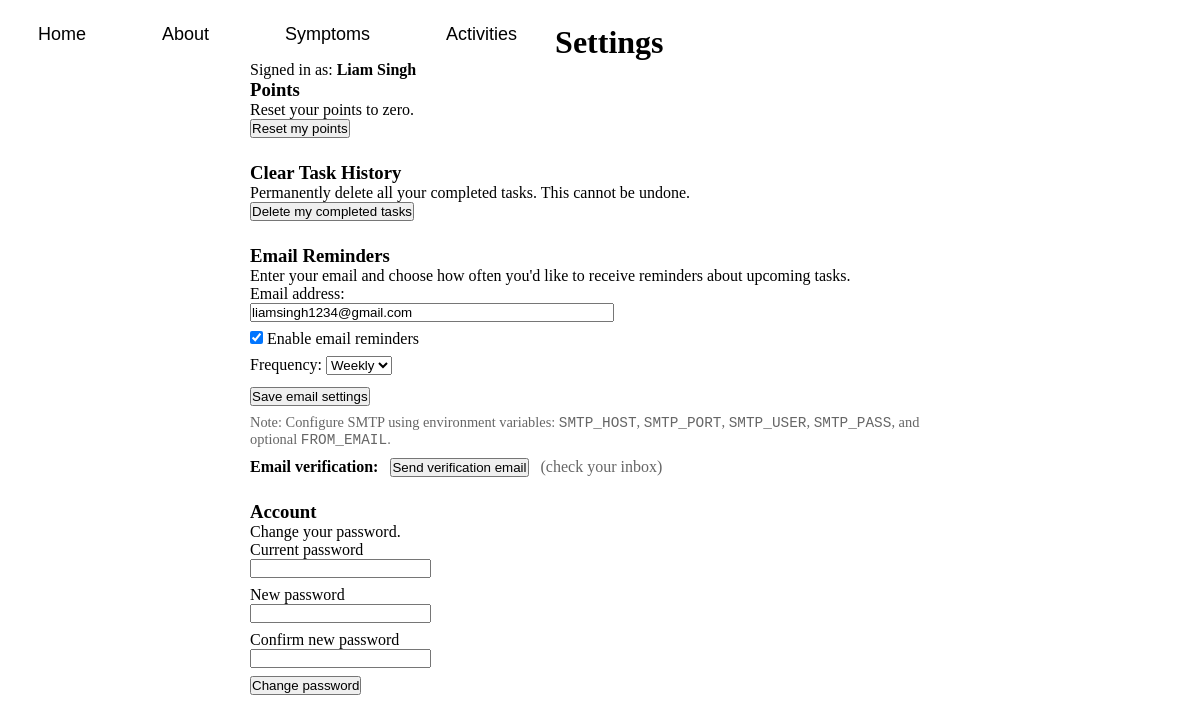
The app's page /settings (signed in) with its own data.
### tables this page shows
CREATE TABLE users (
            id INTEGER PRIMARY KEY AUTOINCREMENT,
            username TEXT UNIQUE,
            password TEXT
        , points INTEGER DEFAULT 0, role TEXT DEFAULT 'child', parent_username TEXT, email TEXT, reminders_enabled INTEGER DEFAULT 0, reminder_frequency TEXT DEFAULT 'weekly', email_verified INTEGER DEFAULT 0);

### app.py (the view)
@app.route('/settings')
def settings():
    username = session.get('user') if session else None
    email = None
    reminders_enabled = 0
    reminder_frequency = 'weekly'
    email_verified = 0
    if username:
        conn = get_db_conn()
        c = conn.cursor()
        c.execute("PRAGMA table_info(users)")
        cols = [r[1] for r in c.fetchall()]
        if 'email' in cols:
            c.execute("SELECT email, reminders_enabled, reminder_frequency, email_verified FROM users WHERE username = ?", (username,))
            row = c.fetchone()
            if row:
                email = row['email']
                reminders_enabled = row['reminders_enabled'] or 0
                reminder_frequency = row['reminder_frequency'] or 'weekly'
                email_verified = row['email_verified'] or 0
        conn.close()
    return render_template('settings.html', username=username, email=email, reminders_enabled=reminders_enabled, reminder_frequency=reminder_frequency, email_verified=email_verified)

### app.py (called while the page is built)
def get_db_conn():
    conn = sqlite3.connect(DB_PATH)
    conn.row_factory = sqlite3.Row
    return conn

### templates/settings.html (shortened to what this page needs)
<!DOCTYPE html>
<html lang="en">
<head>
  <link rel="stylesheet" href="{{ url_for('static', filename='style.css') }}">
</head>
<body>
  <div class="menu">
    <ul>
      <li><a href="{{ url_for('home') }}">Home</a></li>
      <li><a href="{{ url_for('about') }}">About</a></li>
      <li><a href="{{ url_for('symptoms') }}">Symptoms</a></li>
      <li><a href="{{ url_for('activities') }}">Activities</a></li>
    </ul>
  </div>
  <div style="max-width:700px;margin:24px auto;">
    <h1>Settings</h1>
    <p>Signed in as: <strong>{{ username if username else 'Not signed in' }}</strong></p>
    <section>
      <h3>Points</h3>
      {% if username %}
      <p>Reset your points to zero.</p>
      <form method="post" action="{{ url_for('reset_points') }}">
        <button type="submit">Reset my points</button>
      </form>
      {% else %}
      <p>You are not signed in. If you want to reset all users' points, you can use the button below.</p>
      <form method="post" action="{{ url_for('reset_points') }}">
        <input type="hidden" name="all" value="1" />
        <button type="submit">Reset all users' points</button>
      </form>
      {% endif %}
    </section>
    <section style="margin-top: 24px;">
      <h3>Clear Task History</h3>
      {% if username %}
      <p>Permanently delete all your completed tasks. This cannot be undone.</p>
      <form method="post" action="{{ url_for('handle_clear_completed') }}">
        <button type="submit">Delete my completed tasks</button>
      </form>
      {% else %}
      <p>You are not signed in. If you want to delete all completed tasks from the database, you can use the button below.</p>
      <form method="post" action="{{ url_for('handle_clear_completed') }}">
        <input type="hidden" name="all" value="1" />
        <button type="submit">Delete all completed tasks</button>
      </form>
      {% endif %}
    </section>
    <section style="margin-top:24px;">
      <h3>Email Reminders</h3>
      {% if username %}
      <p>Enter your email and choose how often you'd like to receive reminders about upcoming tasks.</p>
      <form method="post" action="{{ url_for('update_settings') }}">
        <div style="margin-bottom:8px;">
          <label for="email">Email address:</label><br />
          <input type="email" id="email" name="email" value="{{ email or '' }}" placeholder="you@example.com" style="width:100%;max-width:360px;" />
        </div>
        <div style="margin-bottom:8px;">
          <label><input type="checkbox" name="reminders_enabled" {% if reminders_enabled %}checked{% endif %}/> Enable email reminders</label>
        </div>
        <div style="margin-bottom:12px;">
          <label for="reminder_frequency">Frequency:</label>
          <select id="reminder_frequency" name="reminder_frequency">
            <option value="weekly" {% if reminder_frequency=='weekly' %}selected{% endif %}>Weekly</option>
          </select>
        </div>
        <button type="submit">Save email settings</button>
      </form>
      <p style="font-size:0.9rem;color:#666;margin-top:8px;">Note: Configure SMTP using environment variables: <code>SMTP_HOST</code>, <code>SMTP_PORT</code>, <code>SMTP_USER</code>, <code>SMTP_PASS</code>, and optional <code>FROM_EMAIL</code>.</p>
      <div style="margin-top:10px;">
        <strong>Email verification:</strong>
        {% if email %}
          {% if email_verified %}
            <span style="color:green;margin-left:8px;">Verified ✓</span>
          {% else %}
            <form method="post" action="{{ url_for('auth.send_verification') }}" style="display:inline;margin-left:8px;">
              <button type="submit">Send verification email</button>
            </form>
            <span style="color:#666;margin-left:8px;">(check your inbox)</span>
          {% endif %}
        {% else %}
          <span style="color:#666;margin-left:8px;">Set your email above to enable verification</span>
        {% endif %}
      </div>
      {% else %}
      <p>Sign in to configure email reminders.</p>
      {% endif %}
    </section>
    <section style="margin-top:24px;">
      <h3>Account</h3>
      {% if username %}
      <p>Change your password.</p>
      <form method="post" action="{{ url_for('auth.change_password') }}">
        <div style="margin-bottom:8px;">
          <label for="current_password">Current password</label><br />
          <input type="password" id="current_password" name="current_password" required />
        </div>
        <div style="margin-bottom:8px;">
          <label for="new_password">New password</label><br />
          <input type="password" id="new_password" name="new_password" required />
        </div>
        <div style="margin-bottom:8px;">
          <label for="confirm_password">Confirm new password</label><br />
          <input type="password" id="confirm_password" name="confirm_password" required />
        </div>
        <button type="submit">Change password</button>
      </form>
      {% else %}
      <p>Sign in to change your account settings.</p>
      {% endif %}
    </section>
  </div>
</body>
</html>

### static/style.css (style rules this page uses)
* { margin:0; padding: 0; }
ul { float: left; display: flex; justify-content: center; align-items: center; list-style: none; }
ul li { margin: 0 25px; font-size: 14px; }
ul li a { text-decoration: none; color: black; font-size: 18px; font-family: Arial, Helvetica, sans-serif; padding: 6px 13px; border-radius: 3px; transition: .4s; }

### records on screen
users: username "Liam Singh", email "liamsingh1234@gmail.com", reminder_frequency "Weekly"
